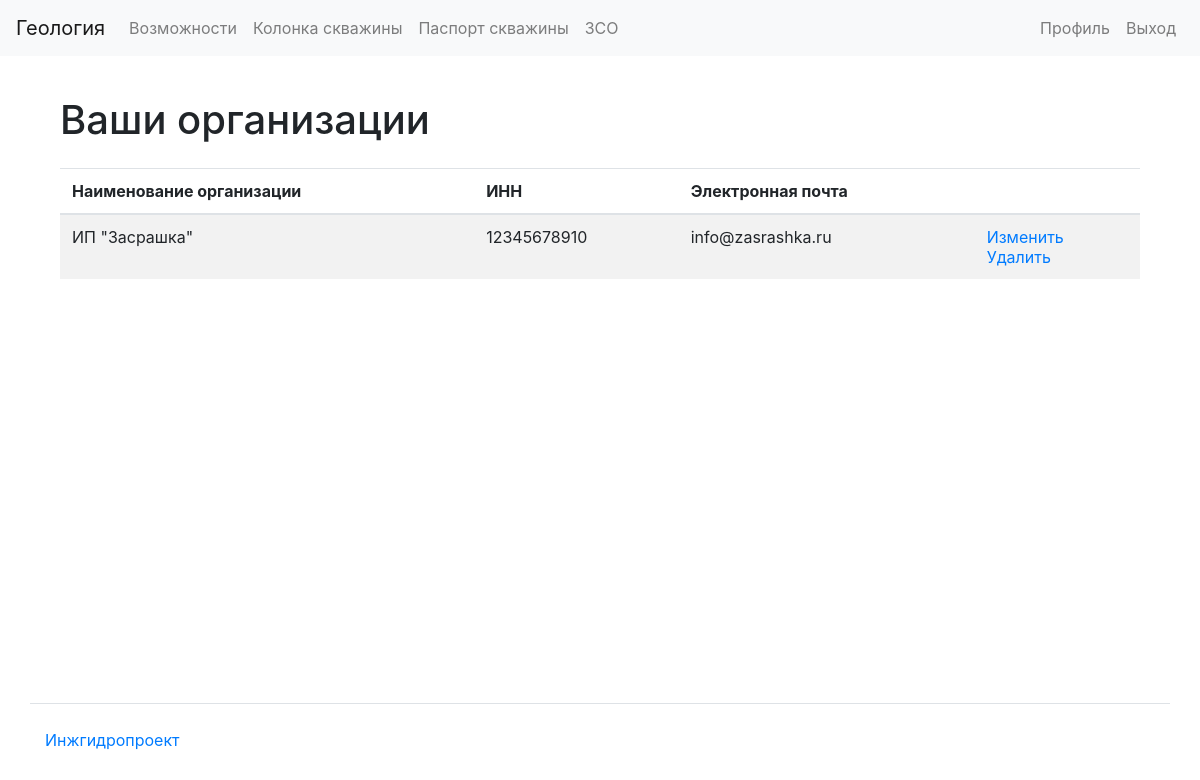
The app's page /organizations/my/ (signed in), older data.
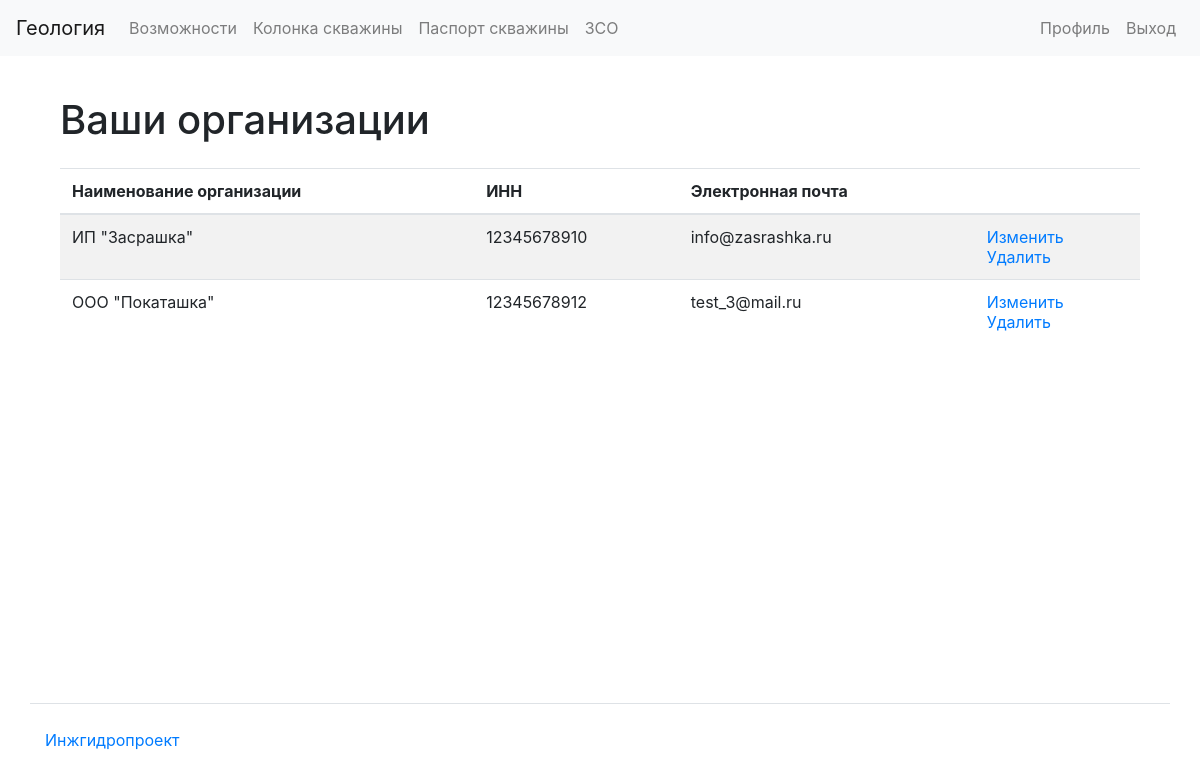
The same page, newer data.
### apps/organizations/models.py (models this page shows, shortened)
class Organization(models.Model):
    user = models.ForeignKey(
        settings.AUTH_USER_MODEL, related_name="organizations", on_delete=models.CASCADE
    )
    org_name = models.CharField(max_length=100)
    inn = models.CharField(max_length=12)
    address = models.CharField(max_length=200)
    email = models.EmailField()
    phone = models.CharField(max_length=15)
    logo = models.ImageField(upload_to="logos/")

### apps/organizations/views.py (the view)
# urls.py: path("my/", views.MyOrganizationsView.as_view(), name="organizations_mine"),
@method_decorator(login_required, name="dispatch")
class MyOrganizationsView(TemplateView):
    template_name = "organizations/list.html"
    def get(self, request, *args, **kwargs):
        user_organizations = request.user.organizations.all()
        return render(
            request,
            template_name="organizations/list.html",
            context={"organizations": user_organizations, "title": "Organizations"},
        )

### templates/organizations/list.html
{% extends 'base.html' %}
{% load bootstrap4 %}
{% load i18n %}
{% block content %}
<div class="container wrapper flex-grow-1">
    <h1 class="my-4">
{% translate "Ваши организации"%}
    </h1>
<table class="table table-striped">
<thead>
  <tr>
    <th>{% translate "Наименование организации"%}</th>
    <th>{% translate "ИНН"%}</th>
    <th>{% translate "Электронная почта"%}</th>
    <th></th>
  </tr>
</thead>
<tbody>
  {% if organizations %}
{% for organization in organizations %}
    <tr>
      <td>{{ organization.org_name }}</td>
      <td>{{ organization.inn }}</td>
      <td>{{ organization.email }}</td>
      <td>
        <a href="{% url 'organization_update' organization.id %}">{% translate "Изменить"%}</a>
        <br>
        <a href="#">{% translate "Удалить"%}</a>
      </td>
    </tr>
{% endfor %}
{% endif %}
</tbody>
</table>
</div>
{% endblock %}

### templates/base.html (shortened to what this page needs)
{% load bootstrap4 %}
{% load i18n %}
{% bootstrap_css %}
<html lang="ru-ru"><head>
    <link href="https://cdn.jsdelivr.net/npm/bootstrap@4.6.0/dist/css/bootstrap.min.css" rel="stylesheet">
  </head>
  <body class="d-flex flex-column min-vh-100">
    <nav class="navbar navbar-expand-lg navbar-light bg-light mb-3">
      <a class="navbar-brand" href="/">{% trans 'Геология' %}</a>
      <div class="collapse navbar-collapse" id="navbarToggleExternalContent">
        <ul class="navbar-nav mr-auto">
          <li class="nav-item">
            <a class="nav-link" href="{% url 'users_home' %}">{% trans 'Возможности' %}</a>
          </li>
          {% if request.user.is_authenticated %}
            <li class="nav-item">
              <a class="nav-link" href="#">{% trans 'Колонка скважины' %}</a>
            </li>
            <li class="nav-item">
              <a class="nav-link" href="#">{% trans 'Паспорт скважины' %}</a>
            </li>
            <li class="nav-item">
              <a class="nav-link" href="#">{% trans 'ЗСО' %}</a>
            </li>
        </ul>
        <ul class="navbar-nav">
          <li class="nav-item">
            <a class="nav-link" href="{% url 'user_update' user.id %}">{% trans 'Профиль' %}</a>
          </li>
          <li class="nav-item">
            <a class="nav-link" href="{% url 'user_logout' %}">{% trans 'Выход' %}</a>
          </li>
        </ul>
        {% endif %}
      </div>
    </nav>
    <div class="container wrapper flex-grow-1">
      {% block content %}
      {% endblock%}
    </div>
    <footer>
      <div class="container my-5 pt-4 border-top">
        <a target="_blank" href="https://enhyp.ru">Инжгидропроект</a>
      </div>
    </footer>
</body></html>

Row changes from the older to the newer data that the page shows:
added Organization: org_name "ООО \"Покаташка\"", inn "12345678912", email "test_3@mail.ru"
